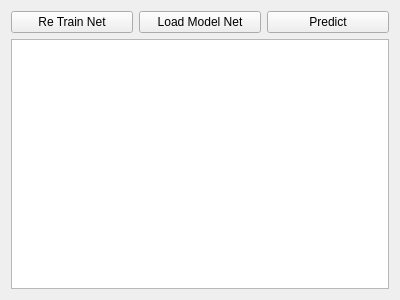
<?xml version="1.0" encoding="UTF-8"?>
<ui version="4.0">
 <class>GuiNeuralNetwork</class>
 <widget class="QWidget" name="GuiNeuralNetwork">
  <property name="geometry">
   <rect>
    <x>0</x>
    <y>0</y>
    <width>400</width>
    <height>300</height>
   </rect>
  </property>
  <property name="windowTitle">
   <string>GuiNeuralNetwork</string>
  </property>
  <layout class="QVBoxLayout" name="verticalLayout">
   <item>
    <layout class="QHBoxLayout" name="horizontalLayout">
     <item>
      <widget class="QPushButton" name="btn_ReTrainNet">
       <property name="text">
        <string>Re Train Net</string>
       </property>
      </widget>
     </item>
     <item>
      <widget class="QPushButton" name="btn_LoadModelNet">
       <property name="text">
        <string>Load Model Net</string>
       </property>
      </widget>
     </item>
     <item>
      <widget class="QPushButton" name="btn_Predict">
       <property name="text">
        <string>Predict</string>
       </property>
      </widget>
     </item>
    </layout>
   </item>
   <item>
    <widget class="QTextEdit" name="textEdit">
     <property name="font">
      <font>
       <pointsize>15</pointsize>
       <weight>75</weight>
       <bold>true</bold>
      </font>
     </property>
    </widget>
   </item>
  </layout>
 </widget>
 <layoutdefault spacing="6" margin="11"/>
 <resources/>
 <connections/>
</ui>
